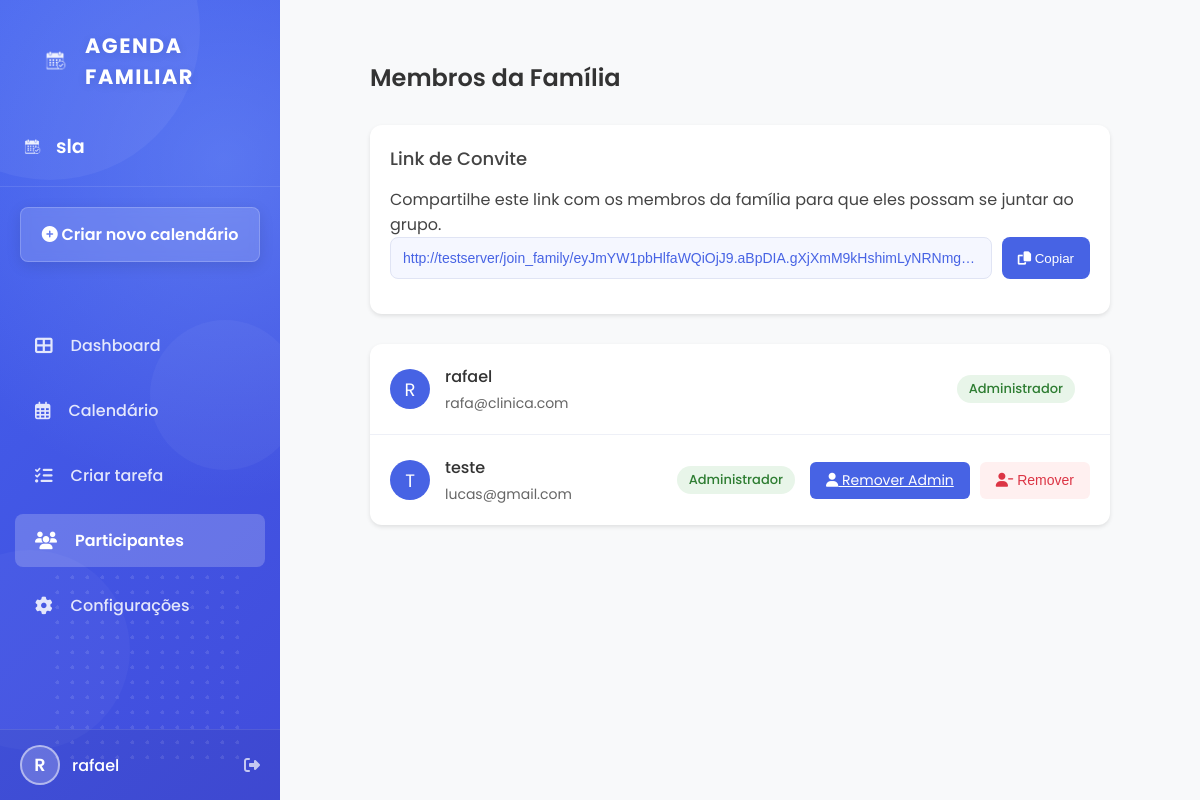
The page /family/members (signed in) on the database its author committed.
### backend/models/models.py (models this page shows, shortened)
class Family(db.Model):
    id = db.Column(db.Integer, primary_key=True)
    name = db.Column(db.String(100), nullable=False)
    created_at = db.Column(db.DateTime, nullable=False, default=datetime.utcnow)
    admin_id = db.Column(db.Integer, db.ForeignKey('user.id'), nullable=False)
    members = db.relationship('User', backref='family', lazy=True, foreign_keys=[User.family_id])
    events = db.relationship('Event', backref='family', lazy=True)
    messages = db.relationship('Message', backref='family', lazy=True)
    admins = db.relationship('User', secondary=family_admins, backref='admin_families')
    def get_join_token(self, expires_sec=86400):
        s = URLSafeTimedSerializer(current_app.config['SECRET_KEY'])
        return s.dumps({'family_id': self.id})

class User(db.Model, UserMixin):
    id = db.Column(db.Integer, primary_key=True)
    username = db.Column(db.String(50), nullable=False)
    email = db.Column(db.String(120), unique=True, nullable=False)
    password = db.Column(db.String(150), nullable=False)
    family_id = db.Column(db.Integer, db.ForeignKey('family.id'))
    events = db.relationship('Event', backref='creator', lazy=True)
    messages = db.relationship('Message', backref='author', lazy=True)

### backend/routes/routes.py (the view)
@main.route('/family/members')
@login_required
def family_members():
    if not current_user.family:
        flash('Você precisa pertencer a um grupo familiar para ver os membros.')
        return redirect(url_for('main.calendar'))
    members = User.query.filter_by(family_id=current_user.family_id).all()
    invite_link = None
    if current_user in current_user.family.admins:
        invite_link = url_for('main.join_family', token=current_user.family.get_join_token(), _external=True)
    return render_template('family/family_members.html', members=members, invite_link=invite_link)

### backend/__init__.py (called while the page is built)
def create_app():
    load_dotenv()
    app = Flask(__name__,
                template_folder='../frontend/templates',
                static_folder='../frontend/static')
    app.config['SECRET_KEY'] = os.environ.get('SECRET_KEY', 'default-secret-key')
    app.config['SQLALCHEMY_DATABASE_URI'] = 'sqlite:///calendario.db'
    app.config['SQLALCHEMY_TRACK_MODIFICATIONS'] = False
    db.init_app(app)
    login_manager.init_app(app)
    csrf.init_app(app)
    with app.app_context():
        from backend.routes.routes import main
        app.register_blueprint(main)
    @app.context_processor
    def inject_now():
        return {'now': datetime.utcnow()}
    return app

### backend/models/models.py (called while the page is built)
@login_manager.user_loader
def load_user(user_id):
    return User.query.get(int(user_id))

### frontend/templates/family/family_members.html (shortened to what this page needs)
{% extends "layout/app_layout.html" %}
{% block styles %}
<link rel="stylesheet" href="{{ url_for('static', filename='css/family_members.css') }}">
{% endblock %}
{% block content %}
<div class="members-container">
    <div class="members-header">
        <h1 class="members-title">Membros da Família</h1>
    </div>
    {% if current_user in current_user.family.admins %}
    <div class="invite-section">
        <h2 class="invite-title">Link de Convite</h2>
        <p>Compartilhe este link com os membros da família para que eles possam se juntar ao grupo.</p>
        <div class="invite-link-container">
            <input type="text" class="invite-link" id="inviteLink" value="{{ invite_link }}" readonly>
            <button class="copy-btn" onclick="copyInviteLink()">
                <i class="fas fa-copy"></i> Copiar
            </button>
        </div>
    </div>
    {% endif %}
    <div class="members-list">
        {% for member in members %}
        <div class="member-item">
            <div class="member-avatar">
                {{ member.username|first|upper }}
            </div>
            <div class="member-info">
                <div class="member-name">{{ member.username }}</div>
                <div class="member-email">{{ member.email }}</div>
            </div>
            <span class="member-role {% if member in member.family.admins %}role-admin{% else %}role-member{% endif %}">
                {% if member in member.family.admins %}
                    Administrador
                {% else %}
                    Membro
                {% endif %}
            </span>
            {% if current_user in current_user.family.admins and member != current_user %}
            <div class="member-actions">
                {% if member not in member.family.admins %}
                <a href="{{ url_for('main.make_admin', user_id=member.id) }}" class="action-btn promote-btn">
                    <i class="fas fa-user-shield"></i> Tornar Admin
                </a>
                {% else %}
                <a href="{{ url_for('main.remove_admin', user_id=member.id) }}" class="action-btn promote-btn">
                    <i class="fas fa-user"></i> Remover Admin
                </a>
                {% endif %}
                <button class="action-btn remove-btn" onclick="showRemoveConfirmation('{{ member.username }}', {{ member.id }})">
                    <i class="fas fa-user-minus"></i> Remover
                </button>
            </div>
            {% endif %}
        </div>
        {% endfor %}
    </div>
</div>
{% endblock %}

### frontend/templates/layout/app_layout.html (shortened to what this page needs)
<!DOCTYPE html>
<html lang="pt-br">
<head>
    <link rel="stylesheet" href="{{ url_for('static', filename='css/app_styles.css') }}">
    <link rel="stylesheet" href="https://cdnjs.cloudflare.com/ajax/libs/font-awesome/6.4.0/css/all.min.css">
    {% block styles %}{% endblock %}
</head>
<body>
    <div class="app-container">
        <div class="sidebar">
            <div class="circle-decoration circle-1"></div>
            <div class="circle-decoration circle-2"></div>
            <div class="circle-decoration circle-3"></div>
            <div class="dot-pattern"></div>
            <div class="header-logo">
                <img src="{{ url_for('static', filename='images/calendario.png') }}" alt="Calendário" class="logo-image">
                <div class="logo-text">AGENDA FAMILIAR</div>
            </div>
            <div class="calendar-selector">
                <img src="{{ url_for('static', filename='images/calendario.png') }}" alt="Calendário" width="24" height="24">
                {% if current_user.family %}
                    <span>{{ current_user.family.name }}</span>
                {% else %}
                    <span>Nenhum calendário</span>
                {% endif %}
            </div>
            <a href="{{ url_for('main.create_family') }}" class="new-calendar-btn">
                <i class="fas fa-plus-circle"></i> Criar novo calendário
            </a>
            {% if current_user.family %}
                <nav class="nav-menu">
                    <a href="{{ url_for('main.dashboard') }}" class="nav-item {% if request.endpoint == 'main.dashboard' %}active{% endif %}">
                        <i class="fas fa-th-large"></i> Dashboard
                    </a>
                    <a href="{{ url_for('main.calendar') }}" class="nav-item {% if request.endpoint == 'main.calendar' %}active{% endif %}">
                        <i class="far fa-calendar-alt"></i> Calendário
                    </a>
                    <a href="{{ url_for('main.tasks') }}" class="nav-item {% if request.endpoint == 'main.tasks' %}active{% endif %}">
                        <i class="fas fa-tasks"></i> Criar tarefa
                    </a>
                    <a href="{{ url_for('main.family_members') }}" class="nav-item {% if request.endpoint == 'main.family_members' %}active{% endif %}">
                        <i class="fas fa-users"></i> Participantes
                    </a>
                    {% if current_user in current_user.family.admins %}
                        <a href="{{ url_for('main.settings') }}" class="nav-item {% if request.endpoint == 'main.settings' %}active{% endif %}">
                            <i class="fas fa-cog"></i> Configurações
                        </a>
                    {% endif %}
                </nav>
            {% endif %}
            <div class="user-profile">
                <div class="avatar">
                    {{ current_user.username|first|upper }}
                </div>
                <span>{{ current_user.username }}</span>
                <a href="{{ url_for('main.logout') }}" style="margin-left: auto;">
                    <i class="fas fa-sign-out-alt"></i>
                </a>
            </div>
        </div>
        <div class="main-content">
            {% block content %}{% endblock %}
        </div>
    </div>
</body>
</html>

### frontend/static/css/app_styles.css (style rules this page uses)
* { box-sizing: border-box; transition: all 0.2s ease; margin: 0; padding: 0; }
body, html { font-family: 'Poppins', sans-serif; background-color: #f8f9fa; height: 100%; margin: 0; padding: 0; color: #444; }
.app-container { display: flex; min-height: 100vh; box-shadow: 0 10px 40px -10px rgba(0, 0, 0, 0.15); overflow: hidden; }
.sidebar { width: 280px; background: linear-gradient(135deg, #4361ee 0%, #3f37c9 100%); color: white; display: flex; flex-direction: column; padding: 0; position: relative; overflow: hidden; animation: gradientAnimation 15s ease infinite; background-size: 200% 200%; z-index: 10; }
.sidebar::before { content: ''; position: absolute; top: 0; left: 0; width: 100%; height: 100%; background: radial-gradient(circle at 80% 20%, rgba(126, 163, 255, 0.4) 0%, rgba(67, 97, 238, 0) 50%); z-index: 0; }
.calendar-selector { display: flex; align-items: center; padding: 25px 20px; font-weight: 600; font-size: 1.2rem; border-bottom: 1px solid rgba(255, 255, 255, 0.1); position: relative; z-index: 2; }
.calendar-selector img { margin-right: 12px; filter: brightness(0) invert(1); opacity: 0.9; }
.new-calendar-btn { margin: 20px; padding: 14px; background-color: rgba(255, 255, 255, 0.15); color: white; border: 1px solid rgba(255, 255, 255, 0.2); border-radius: 8px; text-align: center; text-decoration: none; font-weight: 600; cursor: pointer; backdrop-filter: blur(5px); -webkit-backdrop-filter: blur(5px); box-shadow: 0 4px 15px rgba(0, 0, 0, 0.1); position: relative; z-index: 2; transition: all 0.3s ease; }
.nav-menu { margin-top: 25px; position: relative; z-index: 2; }
.nav-item { display: flex; align-items: center; padding: 14px 20px; margin: 12px 15px; border-radius: 8px; color: rgba(255, 255, 255, 0.85); text-decoration: none; transition: all 0.3s ease; font-weight: 500; }
.nav-item.active { background-color: rgba(255, 255, 255, 0.2); color: white; font-weight: 600; }
.nav-item i { margin-right: 18px; font-size: 1.1rem; }
.user-profile { margin-top: auto; padding: 15px 20px; display: flex; align-items: center; border-top: 1px solid rgba(255, 255, 255, 0.1); background-color: rgba(0, 0, 0, 0.05); position: relative; z-index: 2; }
.avatar { width: 40px; height: 40px; border-radius: 50%; background-color: rgba(255, 255, 255, 0.2); border: 2px solid rgba(255, 255, 255, 0.5); color: white; display: flex; align-items: center; justify-content: center; font-weight: 600; font-size: 1.1rem; margin-right: 12px; }
.user-profile span { font-weight: 500; white-space: nowrap; overflow: hidden; text-overflow: ellipsis; }
.user-profile a { margin-left: auto; color: rgba(255, 255, 255, 0.7); transition: all 0.3s ease; }
.circle-decoration { position: absolute; border-radius: 50%; z-index: 0; transition: all 0.5s ease; }
.circle-1 { width: 300px; height: 300px; background-color: rgba(255, 255, 255, 0.05); top: -120px; left: -100px; animation: pulse 8s infinite alternate; }
.circle-2 { width: 200px; height: 200px; background-color: rgba(255, 255, 255, 0.03); bottom: 50px; left: -70px; animation: pulse 12s infinite alternate-reverse; }
.circle-3 { width: 150px; height: 150px; background-color: rgba(255, 255, 255, 0.04); top: 40%; right: -20px; animation: pulse 7s infinite alternate; }
.dot-pattern { position: absolute; bottom: 30px; right: 30px; width: 200px; height: 200px; background-image: radial-gradient(#ffffff33 2px, transparent 2px); background-size: 15px 15px; z-index: 1; border-radius: 20px; opacity: 0.5; }
.main-content { flex: 1; background-color: #f8f9fa; padding: 30px; overflow-y: auto; position: relative; }
.header-logo { display: flex; align-items: center; padding: 30px 40px 15px; position: relative; z-index: 2; }
.logo-image { height: 30px; margin-right: 15px; filter: brightness(0) invert(1); opacity: 0.9; }
.logo-text { color: white; font-weight: 700; font-size: 1.3rem; letter-spacing: 1.5px; text-shadow: 0 2px 10px rgba(0, 0, 0, 0.1); }

### rows shown on the page
Family: family.name "sla"
User: username|first "R", username "rafael", email "rafa@clinica.com"
User: username|first "T", username "teste", email "lucas@gmail.com", shows "Administrador"
